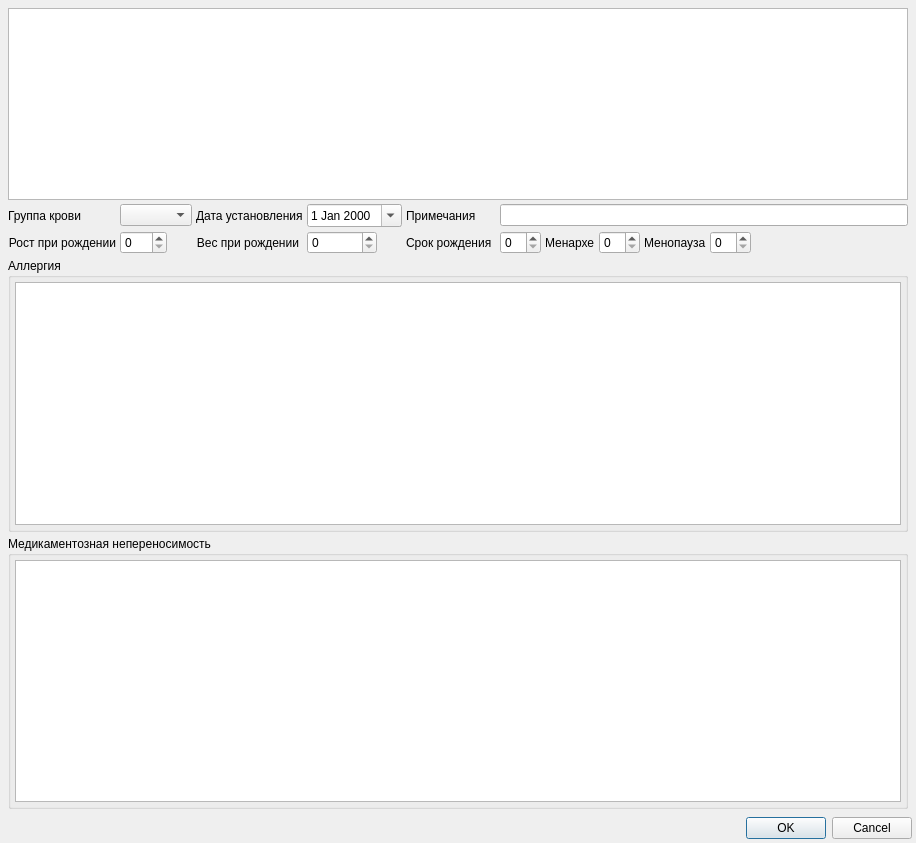
<?xml version="1.0" encoding="UTF-8"?>
<ui version="4.0">
 <class>Dialog</class>
 <widget class="QDialog" name="Dialog">
  <property name="geometry">
   <rect>
    <x>0</x>
    <y>0</y>
    <width>916</width>
    <height>843</height>
   </rect>
  </property>
  <property name="windowTitle">
   <string>Особенности пациента</string>
  </property>
  <layout class="QGridLayout">
   <property name="margin">
    <number>4</number>
   </property>
   <property name="spacing">
    <number>4</number>
   </property>
   <item row="2" column="0" colspan="2">
    <widget class="QDialogButtonBox" name="buttonBox">
     <property name="standardButtons">
      <set>QDialogButtonBox::Cancel|QDialogButtonBox::Ok</set>
     </property>
    </widget>
   </item>
   <item row="1" column="0" colspan="2">
    <widget class="QWidget" name="frmWidgets" native="true">
     <layout class="QGridLayout" name="gridLayout_4">
      <property name="margin">
       <number>4</number>
      </property>
      <property name="spacing">
       <number>4</number>
      </property>
      <item row="2" column="7">
       <widget class="QLabel" name="lblMenarhe">
        <property name="text">
         <string>Менархе</string>
        </property>
       </widget>
      </item>
      <item row="2" column="9">
       <widget class="QLabel" name="lblMenoPausa">
        <property name="text">
         <string>Менопауза</string>
        </property>
       </widget>
      </item>
      <item row="2" column="8">
       <widget class="QSpinBox" name="edtMenarhe"/>
      </item>
      <item row="1" column="0">
       <widget class="QLabel" name="lblBloodType">
        <property name="sizePolicy">
         <sizepolicy hsizetype="Maximum" vsizetype="Preferred">
          <horstretch>0</horstretch>
          <verstretch>0</verstretch>
         </sizepolicy>
        </property>
        <property name="text">
         <string>Группа крови</string>
        </property>
       </widget>
      </item>
      <item row="1" column="1">
       <widget class="CRBComboBox" name="cmbBloodType">
        <property name="sizePolicy">
         <sizepolicy hsizetype="Preferred" vsizetype="Fixed">
          <horstretch>0</horstretch>
          <verstretch>0</verstretch>
         </sizepolicy>
        </property>
       </widget>
      </item>
      <item row="1" column="2">
       <widget class="QLabel" name="lblBloodTypeDate">
        <property name="sizePolicy">
         <sizepolicy hsizetype="Maximum" vsizetype="Preferred">
          <horstretch>0</horstretch>
          <verstretch>0</verstretch>
         </sizepolicy>
        </property>
        <property name="text">
         <string>Дата установления</string>
        </property>
       </widget>
      </item>
      <item row="2" column="11">
       <spacer name="horizontalSpacer_4">
        <property name="orientation">
         <enum>Qt::Horizontal</enum>
        </property>
        <property name="sizeHint" stdset="0">
         <size>
          <width>40</width>
          <height>20</height>
         </size>
        </property>
       </spacer>
      </item>
      <item row="1" column="3">
       <widget class="CDateEdit" name="edtBloodTypeDate">
        <property name="calendarPopup">
         <bool>true</bool>
        </property>
       </widget>
      </item>
      <item row="2" column="0">
       <widget class="QLabel" name="lblBirthHeight">
        <property name="sizePolicy">
         <sizepolicy hsizetype="Maximum" vsizetype="Preferred">
          <horstretch>0</horstretch>
          <verstretch>0</verstretch>
         </sizepolicy>
        </property>
        <property name="text">
         <string>Рост при рождении</string>
        </property>
        <property name="alignment">
         <set>Qt::AlignRight|Qt::AlignTrailing|Qt::AlignVCenter</set>
        </property>
       </widget>
      </item>
      <item row="2" column="1">
       <widget class="QSpinBox" name="edtBirthHeight">
        <property name="sizePolicy">
         <sizepolicy hsizetype="Maximum" vsizetype="Fixed">
          <horstretch>0</horstretch>
          <verstretch>0</verstretch>
         </sizepolicy>
        </property>
        <property name="toolTip">
         <string>в сантиметрах</string>
        </property>
        <property name="maximum">
         <number>200</number>
        </property>
       </widget>
      </item>
      <item row="2" column="2">
       <widget class="QLabel" name="lblBirthWeight">
        <property name="sizePolicy">
         <sizepolicy hsizetype="Maximum" vsizetype="Preferred">
          <horstretch>0</horstretch>
          <verstretch>0</verstretch>
         </sizepolicy>
        </property>
        <property name="text">
         <string>Вес при рождении</string>
        </property>
        <property name="alignment">
         <set>Qt::AlignRight|Qt::AlignTrailing|Qt::AlignVCenter</set>
        </property>
       </widget>
      </item>
      <item row="2" column="3">
       <widget class="QSpinBox" name="edtBirthWeight">
        <property name="sizePolicy">
         <sizepolicy hsizetype="Maximum" vsizetype="Fixed">
          <horstretch>0</horstretch>
          <verstretch>0</verstretch>
         </sizepolicy>
        </property>
        <property name="maximumSize">
         <size>
          <width>70</width>
          <height>16777215</height>
         </size>
        </property>
        <property name="toolTip">
         <string>в граммах</string>
        </property>
        <property name="maximum">
         <number>9999</number>
        </property>
       </widget>
      </item>
      <item row="2" column="6">
       <widget class="QSpinBox" name="edtBirthGestationalAge">
        <property name="sizePolicy">
         <sizepolicy hsizetype="Maximum" vsizetype="Fixed">
          <horstretch>0</horstretch>
          <verstretch>0</verstretch>
         </sizepolicy>
        </property>
        <property name="toolTip">
         <string>в неделях</string>
        </property>
       </widget>
      </item>
      <item row="4" column="0" colspan="12">
       <widget class="QGroupBox" name="grbAllergy_2">
        <property name="title">
         <string>Медикаментозная непереносимость</string>
        </property>
        <layout class="QGridLayout" name="gridLayout_3">
         <property name="margin">
          <number>4</number>
         </property>
         <property name="spacing">
          <number>4</number>
         </property>
         <item row="0" column="0">
          <widget class="CInDocTableView" name="tblIntoleranceMedicament"/>
         </item>
        </layout>
       </widget>
      </item>
      <item row="1" column="6" colspan="6">
       <widget class="QLineEdit" name="edtBloodTypeNotes"/>
      </item>
      <item row="2" column="4">
       <widget class="QLabel" name="lblBirthGestationalAge">
        <property name="text">
         <string>Срок рождения</string>
        </property>
       </widget>
      </item>
      <item row="1" column="4" colspan="2">
       <widget class="QLabel" name="lblBloodTypeNotes">
        <property name="sizePolicy">
         <sizepolicy hsizetype="Maximum" vsizetype="Preferred">
          <horstretch>0</horstretch>
          <verstretch>0</verstretch>
         </sizepolicy>
        </property>
        <property name="text">
         <string>Примечания</string>
        </property>
       </widget>
      </item>
      <item row="2" column="10">
       <widget class="QSpinBox" name="edtMenoPausa"/>
      </item>
      <item row="3" column="0" colspan="12">
       <widget class="QGroupBox" name="grbAllergy">
        <property name="title">
         <string>Аллергия</string>
        </property>
        <layout class="QGridLayout" name="gridLayout_2">
         <property name="margin">
          <number>4</number>
         </property>
         <property name="spacing">
          <number>4</number>
         </property>
         <item row="0" column="0">
          <widget class="CInDocTableView" name="tblAllergy"/>
         </item>
        </layout>
       </widget>
      </item>
      <item row="0" column="0" colspan="12">
       <widget class="QTextBrowser" name="txtClientInfoBrowser">
        <property name="sizePolicy">
         <sizepolicy hsizetype="Expanding" vsizetype="Preferred">
          <horstretch>0</horstretch>
          <verstretch>0</verstretch>
         </sizepolicy>
        </property>
        <property name="minimumSize">
         <size>
          <width>0</width>
          <height>100</height>
         </size>
        </property>
       </widget>
      </item>
     </layout>
    </widget>
   </item>
  </layout>
 </widget>
 <customwidgets>
  <customwidget>
   <class>CRBComboBox</class>
   <extends>QComboBox</extends>
   <header>library/crbcombobox.h</header>
  </customwidget>
  <customwidget>
   <class>CDateEdit</class>
   <extends>QDateEdit</extends>
   <header>library/DateEdit</header>
  </customwidget>
  <customwidget>
   <class>CInDocTableView</class>
   <extends>QTableView</extends>
   <header>library/InDocTable.h</header>
  </customwidget>
 </customwidgets>
 <tabstops>
  <tabstop>frmWidgets</tabstop>
  <tabstop>cmbBloodType</tabstop>
  <tabstop>edtBloodTypeDate</tabstop>
  <tabstop>edtBloodTypeNotes</tabstop>
  <tabstop>edtBirthHeight</tabstop>
  <tabstop>edtBirthWeight</tabstop>
  <tabstop>edtBirthGestationalAge</tabstop>
  <tabstop>edtMenarhe</tabstop>
  <tabstop>edtMenoPausa</tabstop>
  <tabstop>tblAllergy</tabstop>
  <tabstop>tblIntoleranceMedicament</tabstop>
  <tabstop>buttonBox</tabstop>
 </tabstops>
 <resources/>
 <connections>
  <connection>
   <sender>buttonBox</sender>
   <signal>accepted()</signal>
   <receiver>Dialog</receiver>
   <slot>accept()</slot>
   <hints>
    <hint type="sourcelabel">
     <x>372</x>
     <y>807</y>
    </hint>
    <hint type="destinationlabel">
     <x>368</x>
     <y>422</y>
    </hint>
   </hints>
  </connection>
  <connection>
   <sender>buttonBox</sender>
   <signal>rejected()</signal>
   <receiver>Dialog</receiver>
   <slot>reject()</slot>
   <hints>
    <hint type="sourcelabel">
     <x>372</x>
     <y>807</y>
    </hint>
    <hint type="destinationlabel">
     <x>368</x>
     <y>422</y>
    </hint>
   </hints>
  </connection>
 </connections>
</ui>
